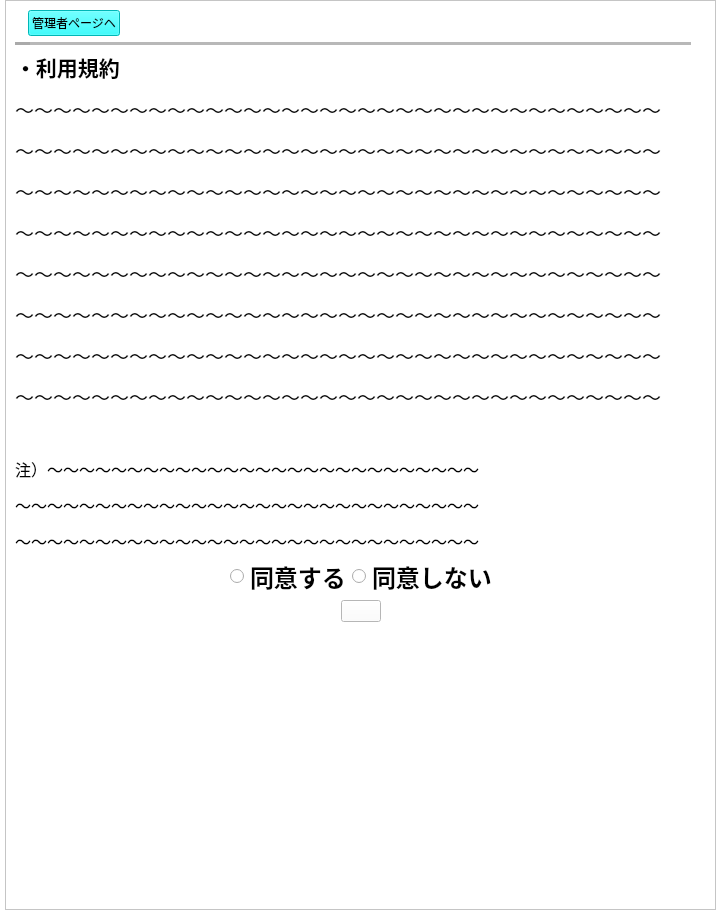
<?xml version="1.0" encoding="UTF-8"?>
<ui version="4.0">
 <class>Form</class>
 <widget class="QWidget" name="Form">
  <property name="geometry">
   <rect>
    <x>0</x>
    <y>0</y>
    <width>721</width>
    <height>910</height>
   </rect>
  </property>
  <property name="windowTitle">
   <string>進路適性診断 e-navi</string>
  </property>
  <property name="styleSheet">
   <string notr="true">background-color: rgb(255,255,255);</string>
  </property>
  <layout class="QGridLayout" name="gridLayout">
   <property name="leftMargin">
    <number>5</number>
   </property>
   <property name="topMargin">
    <number>0</number>
   </property>
   <property name="rightMargin">
    <number>5</number>
   </property>
   <property name="bottomMargin">
    <number>0</number>
   </property>
   <property name="spacing">
    <number>0</number>
   </property>
   <item row="0" column="0">
    <widget class="QScrollArea" name="scrollArea">
     <property name="styleSheet">
      <string notr="true"/>
     </property>
     <property name="widgetResizable">
      <bool>true</bool>
     </property>
     <widget class="QWidget" name="scrollAreaWidgetContents">
      <property name="geometry">
       <rect>
        <x>0</x>
        <y>0</y>
        <width>709</width>
        <height>908</height>
       </rect>
      </property>
      <layout class="QVBoxLayout" name="verticalLayout">
       <item>
        <layout class="QHBoxLayout" name="horizontalLayout_2">
         <item>
          <widget class="QLabel" name="label">
           <property name="text">
            <string/>
           </property>
           <property name="pixmap">
            <pixmap>../image/enavi_header.png</pixmap>
           </property>
          </widget>
         </item>
         <item>
          <widget class="QPushButton" name="adminBtn">
           <property name="styleSheet">
            <string notr="true">background-color: rgb(0,255,255)</string>
           </property>
           <property name="text">
            <string>管理者ページヘ</string>
           </property>
          </widget>
         </item>
         <item>
          <spacer name="horizontalSpacer">
           <property name="orientation">
            <enum>Qt::Horizontal</enum>
           </property>
           <property name="sizeHint" stdset="0">
            <size>
             <width>40</width>
             <height>20</height>
            </size>
           </property>
          </spacer>
         </item>
        </layout>
       </item>
       <item>
        <widget class="Line" name="line">
         <property name="lineWidth">
          <number>15</number>
         </property>
         <property name="midLineWidth">
          <number>10</number>
         </property>
         <property name="orientation">
          <enum>Qt::Horizontal</enum>
         </property>
        </widget>
       </item>
       <item>
        <layout class="QHBoxLayout" name="horizontalLayout_6">
         <item>
          <widget class="QLabel" name="label_6">
           <property name="text">
            <string>&lt;html&gt;&lt;head/&gt;&lt;body&gt;&lt;p&gt;&lt;span style=&quot; font-size:16pt; font-weight:600;&quot;&gt;・利用規約&lt;/span&gt;&lt;/p&gt;&lt;p&gt;&lt;span style=&quot; font-size:14pt;&quot;&gt;〜〜〜〜〜〜〜〜〜〜〜〜〜〜〜〜〜〜〜〜〜〜〜〜〜〜〜〜〜〜〜〜〜〜&lt;/span&gt;&lt;/p&gt;&lt;p&gt;&lt;span style=&quot; font-size:14pt;&quot;&gt;〜〜〜〜〜〜〜〜〜〜〜〜〜〜〜〜〜〜〜〜〜〜〜〜〜〜〜〜〜〜〜〜〜〜&lt;/span&gt;&lt;/p&gt;&lt;p&gt;&lt;span style=&quot; font-size:14pt;&quot;&gt;〜〜〜〜〜〜〜〜〜〜〜〜〜〜〜〜〜〜〜〜〜〜〜〜〜〜〜〜〜〜〜〜〜〜&lt;/span&gt;&lt;/p&gt;&lt;p&gt;&lt;span style=&quot; font-size:14pt;&quot;&gt;〜〜〜〜〜〜〜〜〜〜〜〜〜〜〜〜〜〜〜〜〜〜〜〜〜〜〜〜〜〜〜〜〜〜&lt;/span&gt;&lt;/p&gt;&lt;p&gt;&lt;span style=&quot; font-size:14pt;&quot;&gt;〜〜〜〜〜〜〜〜〜〜〜〜〜〜〜〜〜〜〜〜〜〜〜〜〜〜〜〜〜〜〜〜〜〜&lt;/span&gt;&lt;/p&gt;&lt;p&gt;&lt;span style=&quot; font-size:14pt;&quot;&gt;〜〜〜〜〜〜〜〜〜〜〜〜〜〜〜〜〜〜〜〜〜〜〜〜〜〜〜〜〜〜〜〜〜〜&lt;/span&gt;&lt;/p&gt;&lt;p&gt;&lt;span style=&quot; font-size:14pt;&quot;&gt;〜〜〜〜〜〜〜〜〜〜〜〜〜〜〜〜〜〜〜〜〜〜〜〜〜〜〜〜〜〜〜〜〜〜&lt;/span&gt;&lt;/p&gt;&lt;p&gt;&lt;span style=&quot; font-size:14pt;&quot;&gt;〜〜〜〜〜〜〜〜〜〜〜〜〜〜〜〜〜〜〜〜〜〜〜〜〜〜〜〜〜〜〜〜〜〜&lt;/span&gt;&lt;/p&gt;&lt;p&gt;&lt;br/&gt;&lt;/p&gt;&lt;/body&gt;&lt;/html&gt;</string>
           </property>
          </widget>
         </item>
        </layout>
       </item>
       <item>
        <layout class="QHBoxLayout" name="horizontalLayout_10">
         <item>
          <widget class="QLabel" name="label_9">
           <property name="text">
            <string>&lt;html&gt;&lt;head/&gt;&lt;body&gt;&lt;p&gt;&lt;span style=&quot; font-size:12pt;&quot;&gt;注）〜〜〜〜〜〜〜〜〜〜〜〜〜〜〜〜〜〜〜〜〜〜〜〜〜〜〜&lt;/span&gt;&lt;/p&gt;&lt;p&gt;&lt;span style=&quot; font-size:12pt;&quot;&gt;〜〜〜〜〜〜〜〜〜〜〜〜〜〜〜〜〜〜〜〜〜〜〜〜〜〜〜〜〜&lt;/span&gt;&lt;/p&gt;&lt;p&gt;&lt;span style=&quot; font-size:12pt;&quot;&gt;〜〜〜〜〜〜〜〜〜〜〜〜〜〜〜〜〜〜〜〜〜〜〜〜〜〜〜〜〜&lt;/span&gt;&lt;/p&gt;&lt;/body&gt;&lt;/html&gt;</string>
           </property>
          </widget>
         </item>
         <item>
          <spacer name="horizontalSpacer_10">
           <property name="orientation">
            <enum>Qt::Horizontal</enum>
           </property>
           <property name="sizeHint" stdset="0">
            <size>
             <width>40</width>
             <height>20</height>
            </size>
           </property>
          </spacer>
         </item>
        </layout>
       </item>
       <item>
        <layout class="QHBoxLayout" name="horizontalLayout_7">
         <item>
          <spacer name="horizontalSpacer_2">
           <property name="orientation">
            <enum>Qt::Horizontal</enum>
           </property>
           <property name="sizeHint" stdset="0">
            <size>
             <width>40</width>
             <height>20</height>
            </size>
           </property>
          </spacer>
         </item>
         <item>
          <widget class="QRadioButton" name="radioButton">
           <property name="text">
            <string/>
           </property>
          </widget>
         </item>
         <item>
          <widget class="QLabel" name="label_2">
           <property name="text">
            <string>&lt;html&gt;&lt;head/&gt;&lt;body&gt;&lt;p&gt;&lt;span style=&quot; font-size:18pt; font-weight:600;&quot;&gt;同意する&lt;/span&gt;&lt;/p&gt;&lt;/body&gt;&lt;/html&gt;</string>
           </property>
          </widget>
         </item>
         <item>
          <widget class="QRadioButton" name="radioButton_2">
           <property name="text">
            <string/>
           </property>
          </widget>
         </item>
         <item>
          <widget class="QLabel" name="label_3">
           <property name="text">
            <string>&lt;html&gt;&lt;head/&gt;&lt;body&gt;&lt;p&gt;&lt;span style=&quot; font-size:18pt; font-weight:600;&quot;&gt;同意しない&lt;/span&gt;&lt;/p&gt;&lt;/body&gt;&lt;/html&gt;</string>
           </property>
          </widget>
         </item>
         <item>
          <spacer name="horizontalSpacer_4">
           <property name="orientation">
            <enum>Qt::Horizontal</enum>
           </property>
           <property name="sizeHint" stdset="0">
            <size>
             <width>40</width>
             <height>20</height>
            </size>
           </property>
          </spacer>
         </item>
        </layout>
       </item>
       <item>
        <layout class="QHBoxLayout" name="horizontalLayout">
         <item>
          <spacer name="horizontalSpacer_5">
           <property name="orientation">
            <enum>Qt::Horizontal</enum>
           </property>
           <property name="sizeHint" stdset="0">
            <size>
             <width>40</width>
             <height>20</height>
            </size>
           </property>
          </spacer>
         </item>
         <item>
          <widget class="QPushButton" name="startBtn">
           <property name="enabled">
            <bool>true</bool>
           </property>
           <property name="styleSheet">
            <string notr="true"/>
           </property>
           <property name="text">
            <string/>
           </property>
           <property name="icon">
            <iconset>
             <normaloff>../image/start_btn.png</normaloff>../image/start_btn.png</iconset>
           </property>
           <property name="iconSize">
            <size>
             <width>189</width>
             <height>113</height>
            </size>
           </property>
          </widget>
         </item>
         <item>
          <spacer name="horizontalSpacer_6">
           <property name="orientation">
            <enum>Qt::Horizontal</enum>
           </property>
           <property name="sizeHint" stdset="0">
            <size>
             <width>40</width>
             <height>20</height>
            </size>
           </property>
          </spacer>
         </item>
        </layout>
       </item>
       <item>
        <spacer name="verticalSpacer">
         <property name="orientation">
          <enum>Qt::Vertical</enum>
         </property>
         <property name="sizeHint" stdset="0">
          <size>
           <width>20</width>
           <height>40</height>
          </size>
         </property>
        </spacer>
       </item>
       <item>
        <layout class="QHBoxLayout" name="horizontalLayout_3">
         <item>
          <spacer name="horizontalSpacer_3">
           <property name="orientation">
            <enum>Qt::Horizontal</enum>
           </property>
           <property name="sizeHint" stdset="0">
            <size>
             <width>40</width>
             <height>20</height>
            </size>
           </property>
          </spacer>
         </item>
         <item>
          <widget class="QLabel" name="label_4">
           <property name="text">
            <string/>
           </property>
           <property name="pixmap">
            <pixmap>../image/eclass_lower.png</pixmap>
           </property>
          </widget>
         </item>
         <item>
          <spacer name="horizontalSpacer_7">
           <property name="orientation">
            <enum>Qt::Horizontal</enum>
           </property>
           <property name="sizeHint" stdset="0">
            <size>
             <width>40</width>
             <height>20</height>
            </size>
           </property>
          </spacer>
         </item>
        </layout>
       </item>
      </layout>
     </widget>
    </widget>
   </item>
  </layout>
 </widget>
 <resources/>
 <connections/>
</ui>
